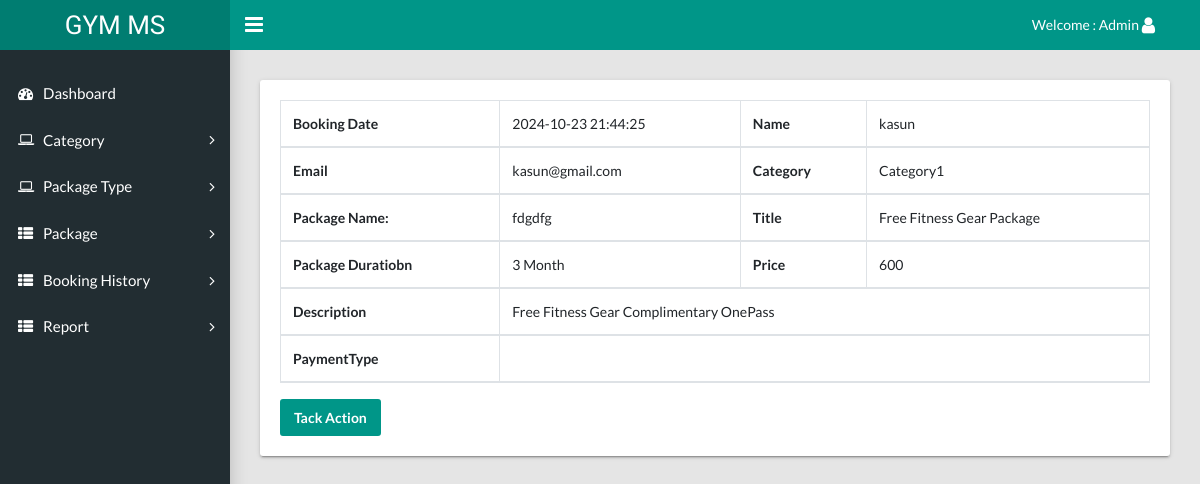
The app's page /admin/booking-history-details.php?bookingid=8 (signed in) with its own data.
### tables this page shows
CREATE TABLE `tblbooking` (
  `id` int(11) NOT NULL,
  `package_id` varchar(45) DEFAULT NULL,
  `userid` varchar(45) DEFAULT NULL,
  `booking_date` timestamp NULL DEFAULT current_timestamp(),
  `payment` varchar(45) DEFAULT NULL,
  `paymentType` varchar(45) DEFAULT NULL
);

CREATE TABLE `tbluser` (
  `id` int(11) NOT NULL,
  `fname` varchar(45) DEFAULT NULL,
  `lname` varchar(45) DEFAULT NULL,
  `email` varchar(45) DEFAULT NULL,
  `mobile` varchar(45) DEFAULT NULL,
  `password` varchar(100) DEFAULT NULL,
  `state` varchar(45) DEFAULT NULL,
  `city` varchar(45) DEFAULT NULL,
  `address` varchar(200) DEFAULT NULL,
  `create_date` timestamp NULL DEFAULT current_timestamp()
);

CREATE TABLE `tblcategory` (
  `id` int(11) NOT NULL,
  `category_name` varchar(45) DEFAULT NULL,
  `status` varchar(45) DEFAULT '0'
);

CREATE TABLE `tblpackage` (
  `id` int(11) NOT NULL,
  `cate_id` varchar(45) DEFAULT NULL,
  `PackageName` varchar(45) DEFAULT NULL
);

CREATE TABLE `tbladdpackage` (
  `id` int(11) NOT NULL,
  `category` varchar(45) DEFAULT NULL,
  `titlename` varchar(450) DEFAULT NULL,
  `PackageType` varchar(45) DEFAULT NULL,
  `PackageDuratiobn` varchar(45) DEFAULT NULL,
  `Price` varchar(45) DEFAULT NULL,
  `uploadphoto` varchar(450) DEFAULT NULL,
  `Description` varchar(450) DEFAULT NULL,
  `create_date` timestamp NULL DEFAULT current_timestamp()
);

### admin/booking-history-details.php (the view, shortened to what this page needs)
<?php session_start();
include  'include/config.php';
if (strlen($_SESSION['adminid']==0)) {
  header('location:logout.php');
  } else{
$bookindid=$_GET['bookingid'];
?>
<!DOCTYPE html>
<html lang="en">
  <head>
    <link rel="stylesheet" type="text/css" href="css/main.css">
    <link rel="stylesheet" type="text/css" href="https://maxcdn.bootstrapcdn.com/font-awesome/4.7.0/css/font-awesome.min.css">
  </head>
  <body class="app sidebar-mini rtl">
   <?php include 'include/header.php'; ?>
    <?php include 'include/sidebar.php'; ?>
    <main class="app-content">
       <div class="row">
        <div class="col-md-12">
          <div class="tile">
            <div class="tile-body">
              <table class="table table-hover table-bordered">
                <thead>
                   <?php
                  $sql="SELECT t1.id as bookingid,t3.fname as Name, t3.email as email,t1.booking_date as bookingdate,t2.titlename as title,t2.PackageDuratiobn as PackageDuratiobn,
t2.Price as Price,t2.Description as Description,t4.category_name as category_name,t5.PackageName as PackageName,payment,paymentType FROM tblbooking as t1
 join tbladdpackage as t2
on t1.package_id =t2.id
join tbluser as t3
on t1.userid=t3.id
join tblcategory as t4
on t2.category=t4.id
join tblpackage as t5
on t2.PackageType=t5.id
 where t1.id=:bookindid";
                  $query= $dbh->prepare($sql);
                  $query->bindParam(':bookindid',$bookindid, PDO::PARAM_STR);
                  $query-> execute();
                  $results = $query -> fetchAll(PDO::FETCH_OBJ);
                  $cnt=1;
                  if($query -> rowCount() > 0)
                  {
                  foreach($results as $result)
                  {
                  ?>
                  <tr>
                   <th>Booking Date</th>
                   <td><?php echo $result->bookingdate; ?></td>
                    <th>Name</th>
                    <td><?php echo $result->Name; ?></td>
                  </tr>
                  <tr>
                   <th>Email</th>
                   <td><?php echo $result->email; ?></td>
                    <th>Category</th>
                    <td><?php echo $result->category_name; ?></td>
                  </tr>
                  <tr>
                   <th>Package Name:</th>
                   <td><?php echo $result->PackageName; ?></td>
                    <th>Title</th>
                    <td><?php echo $result->title; ?></td>
                  </tr>
                  <tr>
                   <th>Package Duratiobn</th>
                   <td><?php echo $result->PackageDuratiobn; ?></td>
                    <th>Price</th>
                    <td><?php echo $result->Price; ?></td>
                  </tr>
                  <tr>
                   <th>Description</th>
                   <td colspan="3"><?php echo $result->Description; ?></td>
                  </tr>
                  <tr>
                   <th>PaymentType</th>
                   <td colspan="3"><?php echo $ptype=$result->paymentType; ?></td>
                  </tr>
                  <?php  $cnt=$cnt+1; } } ?>
                </thead>
              </table>
               <td>
                <?php
                if($ptype=='Full Payment')
                {
                  echo ' <button type="button" class="btn btn-primary" disabled="" data-toggle="modal" data-target="#myModal">Tack Action</button>';
                }
                else{
echo ' <button type="button" class="btn btn-primary" data-toggle="modal" data-target="#myModal">Tack Action</button>';                }
               ?>
                     </td>
            </div>
          </div>
        </div>
      </div>
    </main>
  </body>
</html>
  <?php } ?>

### records on screen
tblbooking: booking_date "2024-10-23 21:44:25", userid.fname "kasun", userid.email "kasun@gmail.com", tblcategory.category_name "Category1", package.PackageName "fdgdfg", tbladdpackage.titlename "Free Fitness Gear Package", tbladdpackage.PackageDuratiobn "3 Month", tbladdpackage.Price "600", tbladdpackage.Description "Free Fitness Gear Complimentary OnePass"
